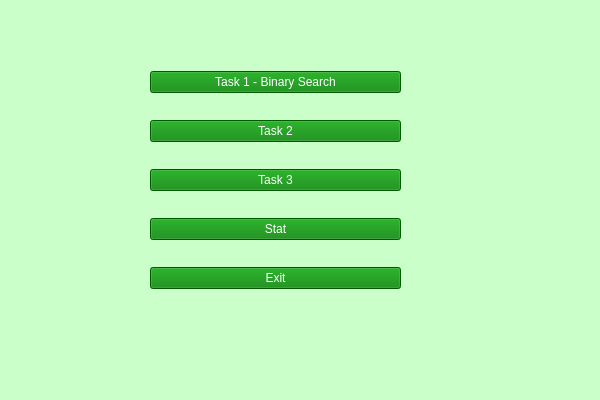
<?xml version="1.0" encoding="UTF-8"?>
<ui version="4.0">
 <class>MainWindow</class>
 <widget class="QMainWindow" name="MainWindow">
  <property name="geometry">
   <rect>
    <x>0</x>
    <y>0</y>
    <width>600</width>
    <height>400</height>
   </rect>
  </property>
  <property name="windowTitle">
   <string>MainWindow</string>
  </property>
  <property name="styleSheet">
   <string notr="true">
background-color: rgb(202, 255, 201);</string>
  </property>
  <widget class="QWidget" name="centralwidget">
   <widget class="QWidget" name="verticalLayoutWidget">
    <property name="geometry">
     <rect>
      <x>150</x>
      <y>50</y>
      <width>251</width>
      <height>261</height>
     </rect>
    </property>
    <layout class="QVBoxLayout" name="verticalLayout">
     <item>
      <widget class="QPushButton" name="pushButton_Task_1">
       <property name="styleSheet">
        <string notr="true">background-color: rgb(0, 128, 0);
color: rgb(255, 255, 255);
font: 9pt &quot;Time New Roman&quot;;</string>
       </property>
       <property name="text">
        <string>Task 1 - Binary Search</string>
       </property>
      </widget>
     </item>
     <item>
      <widget class="QPushButton" name="pushButton_Task_2">
       <property name="styleSheet">
        <string notr="true">
background-color: rgb(0, 128, 0);
color: rgb(255, 255, 255);
font: 9pt &quot;Time New Roman&quot;;</string>
       </property>
       <property name="text">
        <string>Task 2</string>
       </property>
      </widget>
     </item>
     <item>
      <widget class="QPushButton" name="pushButton_Task_3">
       <property name="styleSheet">
        <string notr="true">
background-color: rgb(0, 128, 0);
color: rgb(255, 255, 255);
font: 9pt &quot;Time New Roman&quot;;</string>
       </property>
       <property name="text">
        <string>Task 3</string>
       </property>
      </widget>
     </item>
     <item>
      <widget class="QPushButton" name="pushButton_Stat">
       <property name="styleSheet">
        <string notr="true">background-color: rgb(0, 128, 0);
color: rgb(255, 255, 255);
font: 9pt &quot;Time New Roman&quot;;</string>
       </property>
       <property name="text">
        <string>Stat</string>
       </property>
      </widget>
     </item>
     <item>
      <widget class="QPushButton" name="pushButton_4">
       <property name="styleSheet">
        <string notr="true">background-color: rgb(0, 128, 0);
color: rgb(255, 255, 255);
font: 9pt &quot;Time New Roman&quot;;</string>
       </property>
       <property name="text">
        <string>Exit</string>
       </property>
      </widget>
     </item>
    </layout>
   </widget>
  </widget>
  <widget class="QMenuBar" name="menubar">
   <property name="geometry">
    <rect>
     <x>0</x>
     <y>0</y>
     <width>600</width>
     <height>26</height>
    </rect>
   </property>
  </widget>
  <widget class="QStatusBar" name="statusbar"/>
 </widget>
 <resources/>
 <connections/>
</ui>
